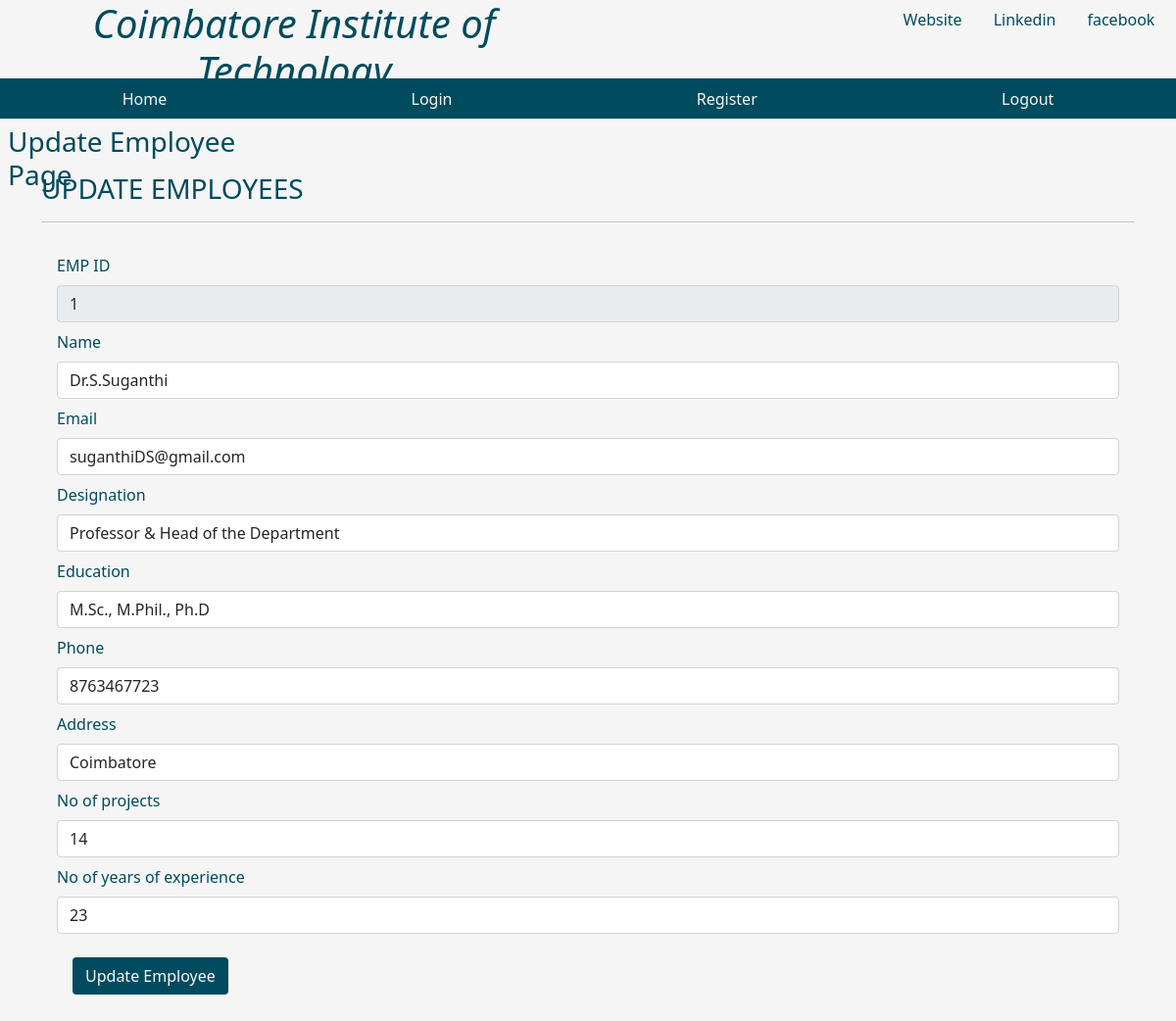
Screenshot of /fetchone/1 with the database file from the repository.
### tables this page shows
CREATE TABLE emp ( empid integer primary key AUTOINCREMENT, name text not null, designation text ,Education text not null,email text, phone integer, address text, joining_date timestamp DEFAULT CURRENT_TIMESTAMP,  total_projects integer, years_of_experience integer);

### app.py (the view)
@app.route('/fetchone/<int:empid>')
def fetchone(empid):
    user = get_current_user()
    db = get_database()
    emp_cur = db.execute('select * from emp where empid = ?', [empid])
    single_emp = emp_cur.fetchone()
    return render_template('updateemployee.html', user = user, single_emp = single_emp)

### app.py (called while the page is built)
@app.teardown_appcontext
def close_database(error):
    if hasattr(g, 'crudapplication_db'):
        g.crudapplication_db.close()

def get_current_user():
    user = None
    if 'user' in session:
        user = session['user']
        db = get_database()
        user_cur = db.execute('select * from emp where email = ?', [user])
        user = user_cur.fetchone()
    return user

### database.py (called while the page is built)
def connect_to_database():
    sql = sqlite3.connect('E:/3 SEM/Web Technology/WEB TECHNOLOGY PROGRAMS/Flask- Staff Directory/crudapplication.db')
    sql.row_factory = sqlite3.Row
    return sql

def get_database():
    if not hasattr(g, 'crudapplication_db'):
        g.crudapplication_db = connect_to_database()
    return g.crudapplication_db

### templates/updateemployee.html (shortened to what this page needs)
{% from "showlinks.html" import show_links, showsocialmedialinks %}
<!DOCTYPE html>
<html lang="en">
<head>
    <link href="https://cdn.jsdelivr.net/npm/bootstrap@5.1.3/dist/css/bootstrap.min.css" rel="stylesheet">
    <link rel="stylesheet" href="{{ url_for('static', filename='home.css')}}" type = "text/css">
</head>
<body>
      <div class="parent">
        <div class="child child1">
            <h1 class="text-center"><i>Coimbatore Institute of Technology</i></h1>
        </div>
        <div class="child child2">
          {{ showsocialmedialinks() }}
        </div>
        <div class="child child3">
          {{ show_links() }}
      </div>
        <div class="child child4">
            <h3 class="m-2">Update Employee Page</h3>
        </div>
        <div class="child child5" style="color:rgb(0, 75, 93);">
        </div>
        <div class="child child6left">
        </div>
        <div class="child child6 container" style="color:rgb(0, 75, 93);">
              <div class="table-responsive-lg caption-top">
                <caption><h3>UPDATE EMPLOYEES</h3></caption>
                 <hr>
                 {% if single_emp %}
                <form class="p-3" action="/updateemployee" method="POST">
                  <div class="mb-2">
                    <label for="empid" class="form-label">EMP ID</label>
                    <input type="text" class="form-control" id="empid" value = "{{single_emp['empid']}}" name="empid" readonly>
                  </div>
                    <div class="mb-2">
                      <label for="name" class="form-label">Name</label>
                      <input type="text" class="form-control" id="name" value = "{{single_emp['name']}}" name = "name">
                    </div>
                    <div class="mb-2">
                      <label for="email" class="form-label">Email</label>
                      <input type="text" class="form-control" id="email" value= "{{single_emp['email']}}" name="email">
                    </div>
                    <div class="mb-2">
                      <label for="email" class="form-label">Designation</label>
                      <input type="text" class="form-control" id="designation" value= "{{single_emp['designation']}}" name="designation">
                    </div>
                    <div class="mb-2">
                      <label for="email" class="form-label">Education</label>
                      <input type="text" class="form-control" id="education" value= "{{single_emp['education']}}" name="education">
                    </div>
                    <div class="mb-2">
                        <label for="name" class="form-label">Phone</label>
                        <input type="text" class="form-control" id="phone" value="{{single_emp['phone']}}" name="phone">
                      </div>
                      <div class="mb-2">
                        <label for="email" class="form-label">Address</label>
                        <input type="text" class="form-control" id="address" value = "{{single_emp['address']}}" name = "address">
                      </div>
                      <div class="mb-2">
                        <label for="email" class="form-label">No of projects</label>
                        <input type="text" class="form-control" id="project" value = "{{single_emp['total_projects']}}" name = "project">
                      </div>
                      <div class="mb-2">
                        <label for="email" class="form-label">No of years of experience</label>
                        <input type="text" class="form-control" id="experience" value = "{{single_emp['years_of_experience']}}" name = "experience">
                      </div>
                      {% endif %}
            <button type="submit" class="btn text-light m-3" style="background-color:rgb(0, 75, 93);">Update Employee</button>
                  </form>
              </div>
        </div>
        <div class="child child6right">
        </div>
      </div>
</body>
</html>

### static/home.css (style rules this page uses)
html, body { height: 100%; background-color:whitesmoke; color:rgb(0, 75, 93); }
.parent { height: 100%; display: grid; grid-template-columns: repeat(4, 1fr); grid-template-rows: 10% 5% 7% auto 7%; }
.child { margin-bottom: 10px; }
.child1 { grid-column: 1/3; grid-row: 1/2; }
.child2 { grid-column: 4/-1; grid-row: 1/2; }
.child3 { grid-column: 1/-1; grid-row: 2/3; }
.child4 { grid-column: 1/2; grid-row: 3/4; }
.child5 { grid-column: 4/5; grid-row: 3/4; text-align: center; }
.child6 { grid-column: 1/-1; grid-row: 4/5; }

### rows the page displays
emp: empid "1", name "Dr.S.Suganthi", email "suganthiDS@gmail.com", designation "Professor & Head of the Department", education "M.Sc., M.Phil., Ph.D", phone "8763467723", address "Coimbatore", project "14", experience "23"
